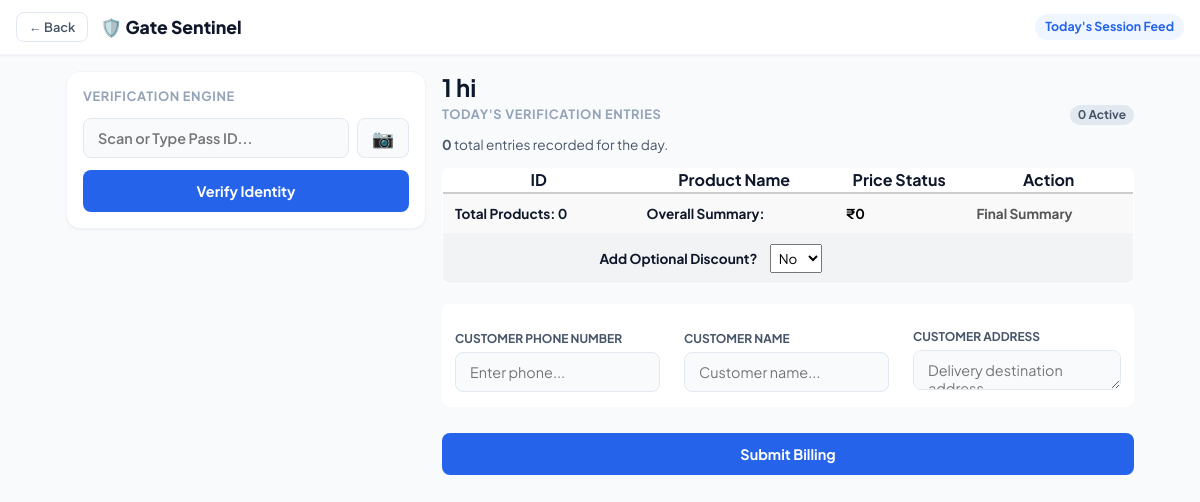
/new_billing (signed in), run on an earlier commit of the app's database.
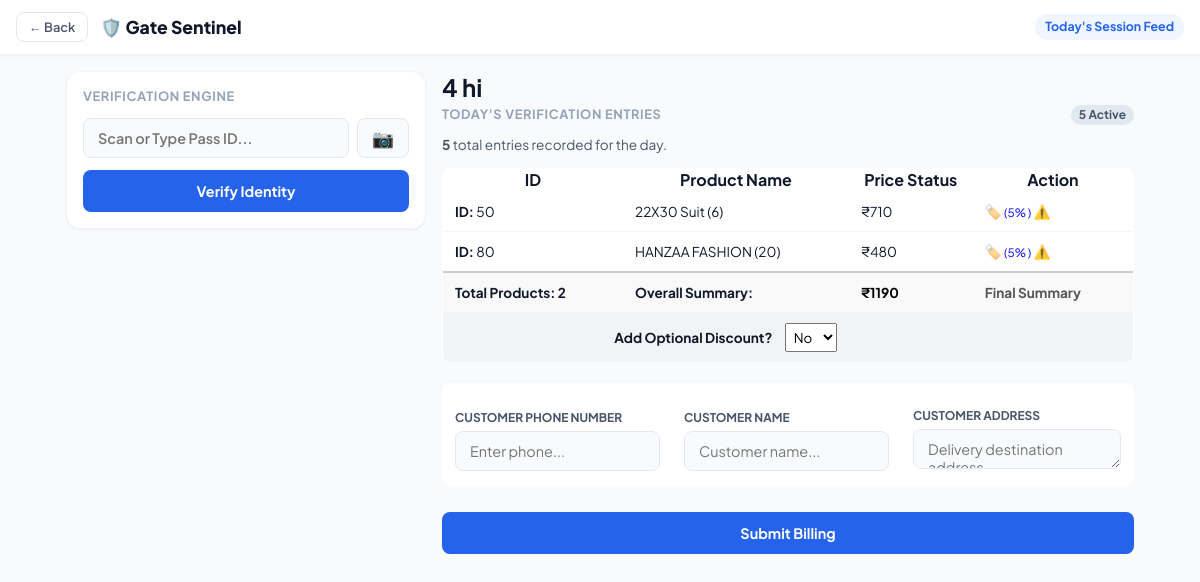
And on a later commit of the database.
### app.py (models this page shows, shortened)
class Product(db.Model) :
    id = db.Column(db.Integer,primary_key=True)
    billing_id = db.Column(db.Integer, db.ForeignKey('billing.id'), nullable=True,default=0)
    product_name = db.Column(db.String(100))
    product_id = db.Column(db.String(100))
    product_selling_amount = db.Column(db.Integer)
    product_raw_amount = db.Column(db.Integer)
    backup_product_selling_amount = db.Column(db.Integer, default=None)  # New field to store the original selling amount for discount restoration
    backup_product_raw_amount = db.Column(db.Integer, default=None)  # New field to store the original raw amount for discount restoration
    discount = db.Column(db.Integer)
    product_location = db.Column(db.String(100))
    product_entry_date = db.Column(db.String(100))
    product_exit_date = db.Column(db.DateTime, default=None)
    customer_phone_number = db.Column(db.String(10), db.ForeignKey('customer.customer_phone_number'), default=None)
    status = db.Column(db.String(20), default='active')  # active, sold, expired, etc.

### app.py (the view, shortened to what this page needs)
@app.route('/new_billing', methods=['GET', 'POST'])
@login_required
def new_billing():
    bill = Billing.query.all()
    products = Product.query.all()
    last_bill = Billing.query.order_by(Billing.id.desc()).first()
    next_bill_no = (last_bill.id + 1) if last_bill else 1
    selled_products = SelledProduct.query.order_by(SelledProduct.scanned_at.desc()).all()
    products = Product.query.filter_by(status='scanned').all()
    return render_template('new_billing.html',
        selled_products=selled_products,
        products=products,
        customer_no='',
        customer_name='',
        customer_address='',
        next_bill_no=next_bill_no
    )

### app.py (called while the page is built)
@login_manager.user_loader
def load_user(user_id):
    uid = int(user_id)
    user = User.query.get(uid)
    if user:
        return user
    shop_dealer = ShopDealer.query.get(uid)
    if shop_dealer:
        return shop_dealer
    return None

### templates/new_billing.html (shortened to what the changed rows need)
    <!DOCTYPE html>
    <html lang="en">
    <head>
    </head>
    <body>
        <header class="app-bar">
            <div class="nav-left">
                <h1 class="app-title">🛡️ Gate Sentinel</h1>
            </div>
        </header>
        <main class="dashboard-container">
            <aside class="left-column">
                <div class="panel-card">
                    <h2 class="panel-title">Verification Engine</h2>
                </div>
            </aside>
            <section class="right-column">
                <h1>{{ next_bill_no }} hi</h1>
                <div style="margin-bottom: 10px; display: flex; justify-content: space-between; align-items: center;">
                    <h2 class="panel-title" style="margin-bottom: 0;">Today's Verification Entries</h2>
                    <span id="liveCounter"
                        style="font-size: 0.75rem; font-weight: 700; color: var(--text-secondary); background: #e2e8f0; padding: 2px 8px; border-radius: 10px;">
                        {{ selled_products|length }} Active
                    </span>
                </div>
                <div style="font-size: 0.85rem; margin-bottom: 14px; color: var(--text-secondary);">
                    <strong>{{ selled_products|length }}</strong> total entries recorded for the day.
                </div>
                <table>
                    <thead>
                        <tr>
                            <th>ID</th>
                            <th>Product Name</th>
                            <th>Price Status</th>
                            <th>Action</th>
                        </tr>
                    </thead>
                    <tbody>
                        {% set total_count = namespace(value=0) %}
                        {% set total_selling_amount = namespace(value=0) %}
                        {% for p in products %}
                        {% set total_count.value = total_count.value + 1 %}
                        {% set total_selling_amount.value = total_selling_amount.value + p.product_selling_amount %}
                        <tr>
                            <td><strong>ID:</strong> {{ p.id }}</td>
                            <td>{{ p.product_name }}</td>
                            <td>
                                {% if p.product_selling_amount != p.backup_product_selling_amount %}
                                <s style="color: red;">₹{{ p.backup_product_selling_amount }}</s>
                                <span style="color: green; font-weight: bold; margin-left: 10px;">₹{{ p.product_selling_amount }}</span>
                                {% else %}
                                ₹{{ p.product_selling_amount }}
                                {% endif %}
                            </td>
                            <td>
                                {% if p.product_selling_amount == p.backup_product_selling_amount %}
                                <a href="/discount_apply/{{ p.id }}">🏷️</a>
                                {% if p.discount and p.discount > 0 %}
                                <span style="color: blue; font-size: 0.85em;">({{ p.discount }}% )</span>
                                {% endif %}
                                {% else %}
                                <span style="color: green; font-weight: bold;"><a
                                        href="/discount_remove/{{ p.id }}">💵  <span style="color: blue; font-size: 0.85em;">(0%)</span> </a></span>
                                {% endif %}
                                <a href="/clear_product/{{ p.id }}">⚠️</a>
                            </td>
                        </tr>
                        {% endfor %}
                    </tbody>
                    <tfoot style="background-color: #f9f9f9; font-weight: bold; border-top: 2px solid #ccc;">
                        <tr>
                            <td>Total Products: {{ total_count.value }}</td>
                            <td>Overall Summary:</td>
                            <td>
                                <div id="summary-price-container" data-base-total="{{ total_selling_amount.value }}">
                                    <span id="final-total-display" style="color: black;">₹{{ total_selling_amount.value }}</span>
                                </div>
                            </td>
                            <td>
                                <span style="color: #555;">Final Summary</span>
                            </td>
                        </tr>
                    </tfoot>
                </table>
                <form method="POST" action="{{ url_for('new_billing') }}" style="margin-top: 20px;">
                    <table style="border: 1px solid var(--border-strong); background: var(--bg-card); width: 100%;">
                    </table>
                    <button type="submit" class="btn-submit" style="margin-top: 12px;">Submit Billing</button>
                </form>
            </section>
        </main>
    </body>
    </html>

What changed in the data, as far as the page shows it:
now on this page (row edited): Product: id "50", product_name "22X30 Suit (6)", product_selling_amount "710", discount "5"
now on this page (row edited): Product: id "80", product_name "HANZAA FASHION (20)", product_selling_amount "480", discount "5"
Also different on the page:
{{ next_bill_no }}: "1" → "4"
{{ selled_products|length }}: "0" → "5"
{{ total_count.value }}: "0" → "2"
{{ total_selling_amount.value }}: "0" → "1190"
